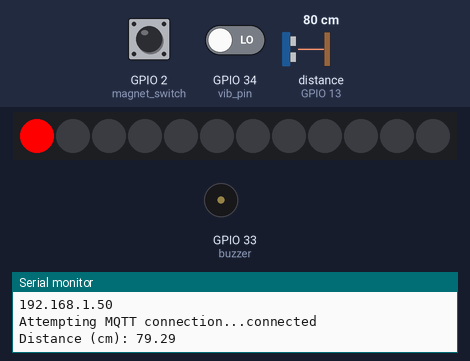
The sketch below on a simulated ESP32. On the bench: 12 RGB LEDs in strip order, left to right, buzzer (waves = sounding, pin HIGH), the last lines printed to the serial monitor. Wiring (inferred from the names in the program): ultrasonic range finder: trigger GPIO 12; echo GPIO 13. The inputs (shaded band) are chosen by the test bench; at power-on: distance to the obstacle (sensor on GPIO 13) 80 cm, GPIO 2 (magnet_switch) HIGH, GPIO 34 (vib_pin) LOW. The echo pulse lasts 58.3 µs per cm; WiFi joins after 1.5 s; servers stay silent unless stated; no MQTT or app messages arrive unless stated; pins used as bus, display or sensor lines are not drawn.

Above: at 2.28 s.
2.8 s: distance to the obstacle (sensor on GPIO 13) set to 2 cm
At 4.08 s:
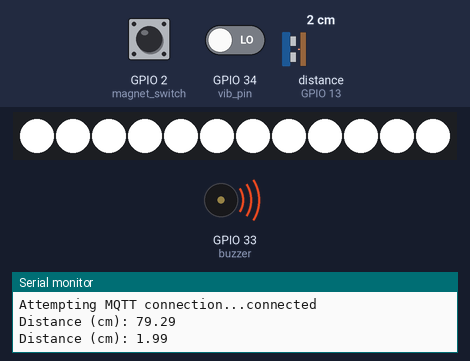
9.5 s: distance to the obstacle (sensor on GPIO 13) set to 250 cm
16.2 s: GPIO 2 (magnet_switch) pulled LOW for 2.8 s
At 19.13 s:
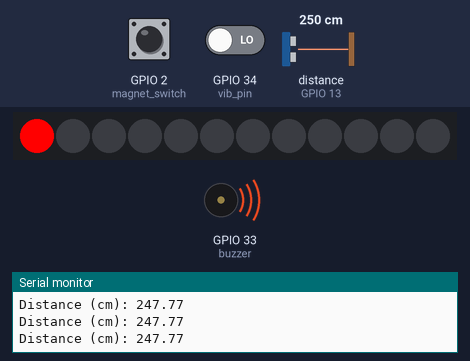
25.7 s: distance to the obstacle (sensor on GPIO 13) set to 4 cm
32.4 s: distance to the obstacle (sensor on GPIO 13) set to 299 cm
39.1 s: GPIO 2 (magnet_switch) pulled LOW for 2.8 s
Timing chart, 0 to 96.1 s (numbered marks = the images above; inputs shaded):
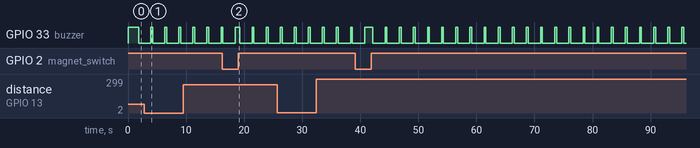

Measured:
- by itself, GPIO 33 (buzzer): repeats every 2.4 s: LOW 2.1 s, HIGH 0.32 s

The sketch:

topicctrlalarm.ino
```cpp
  #include <WiFi.h>
  #include <PubSubClient.h>
  #include <Wire.h>
  #include <Adafruit_NeoPixel.h>
  #define PIN_NEO_PIXEL 25  // The ESP32 pin GPIO16 connected to NeoPixel
  #define NUM_PIXELS 12     // The number of LEDs (pixels) on NeoPixel LED strip

  const int trigPin = 12;
  const int echoPin = 13;
  const int magnet_switch = 2;
  const int vib_pin=34;
  const int buzzer = 33;

  //define sound speed in cm/uS
  #define SOUND_SPEED 0.034
  #define CM_TO_INCH 0.393701

  long duration;
  float distanceCm;
  float distanceInch;
  int dooropen;
  Adafruit_NeoPixel NeoPixel(NUM_PIXELS, PIN_NEO_PIXEL, NEO_GRB + NEO_KHZ800);

  // Replace the next variables with your SSID/Password combination
  const char* ssid = "hau";
  const char* password = "Chonghau1";
  const char* mqtt_server = "192.168.20.235";

  WiFiClient espClient;
  PubSubClient client(espClient);
  long lastMsg = 0;
  char msg[50];
  int value = 0;
  char* doormsg;

  void alarm(){
    NeoPixel.clear();  // set all pixel colors to 'off'. It only takes effect if pixels.show() is called
    client.publish("TakeAPicture","saycheese!");

    // turn pixels to green one-by-one with delay between each pixel
    for (int i = 0; i < 4; i++){
      for (int pixel = 0; pixel < NUM_PIXELS; pixel++) {           // for each pixel
        NeoPixel.setPixelColor(pixel, NeoPixel.Color(255, 0, 0));  // it only takes effect if pixels.show() is called
        NeoPixel.show();                                           // update to the NeoPixel Led Strip
        delay(20);  // 500ms pause between each pixel
      }
      NeoPixel.clear();
      NeoPixel.show();
      digitalWrite(buzzer, LOW);
      delay(50);

      for (int pixel = 0; pixel < NUM_PIXELS; pixel++) {           // for each pixel
        NeoPixel.setPixelColor(pixel, NeoPixel.Color(0, 0, 255));  // it only takes effect if pixels.show() is called
        NeoPixel.show();                                           // update to the NeoPixel Led Strip
        delay(20);  // 500ms pause between each pixel
      }
      NeoPixel.clear();
      NeoPixel.show();
      digitalWrite(buzzer, LOW);
      delay(50);
    }
    digitalWrite(buzzer, HIGH);
    for (int pixel = 0; pixel < NUM_PIXELS; pixel++) {           // for each pixel
      NeoPixel.setPixelColor(pixel, NeoPixel.Color(255, 255, 255));  // it only takes effect if pixels.show() is called
    }
    NeoPixel.show();
    delay(50);

  }

  void setup_wifi() {
    delay(10);
    // We start by connecting to a WiFi network
    Serial.println();
    Serial.print("Connecting to ");
    Serial.println(ssid);

    WiFi.begin(ssid, password);

    while (WiFi.status() != WL_CONNECTED) {
      delay(500);
      Serial.print(".");
    }

    Serial.println("");
    Serial.println("WiFi connected");
    Serial.println("IP address: ");
    Serial.println(WiFi.localIP());
  }

  void callback(char* topic, byte* message, unsigned int length) {
    Serial.println(topic);
    String messageTemp;

    for (int i = 0; i < length; i++) {
      Serial.print((char)message[i]);
      messageTemp += (char)message[i];
    }
    Serial.println();

  }

  void reconnect() {
    // Loop until we're reconnected
    while (!client.connected()) {
      Serial.print("Attempting MQTT connection...");
      // Attempt to connect
      if (client.connect("ESP8266Client")) {
        Serial.println("connected");
      } else {
        Serial.print("failed, rc=");
        Serial.print(client.state());
        Serial.println(" try again in 5 seconds");
        // Wait 5 seconds before retrying
        delay(5000);
      }
    }
  }

  void setup() {
    Serial.begin(115200); // Starts the serial communication
    pinMode(trigPin, OUTPUT); // Sets the trigPin as an Output
    pinMode(echoPin, INPUT); // Sets the echoPin as an Input
    pinMode(magnet_switch, INPUT_PULLUP);
    pinMode(vib_pin,INPUT);
    pinMode(buzzer, OUTPUT);
    NeoPixel.begin();  // initialize NeoPixel strip object (REQUIRED)
    NeoPixel.clear();
    for (int pixel = 0; pixel < NUM_PIXELS; pixel++) {           // for each pixel
      NeoPixel.setPixelColor(pixel, NeoPixel.Color(255, 255, 255));  // it only takes effect if pixels.show() is called
    }
    digitalWrite(buzzer, HIGH);
    NeoPixel.show();
    setup_wifi();
    client.setServer(mqtt_server, 1883);
    client.setCallback(callback);
  }

  void loop() {
    if (!client.connected()) {
      reconnect();
    }
    client.loop();

    // Clears the trigPin
    digitalWrite(trigPin, LOW);
    delayMicroseconds(2);
    // Sets the trigPin on HIGH state for 10 micro seconds
    digitalWrite(trigPin, HIGH);
    delayMicroseconds(10);
    digitalWrite(trigPin, LOW);

    // Reads the echoPin, returns the sound wave travel time in microseconds
    duration = pulseIn(echoPin, HIGH);

    // Calculate the distance
    distanceCm = duration * SOUND_SPEED/2;

    // Prints the distance in the Serial Monitor
    Serial.print("Distance (cm): ");
    Serial.println(distanceCm);

    if (digitalRead(magnet_switch) == LOW) {
      //Serial.println("Door intact.");
      doormsg = "intact";
    }
    else {
      //Serial.println("Door breached!");
      doormsg = "breached";
    }

    int val;
    char* windowmsg;
    val=digitalRead(vib_pin);
    //Serial.println(val);

    if (val == 1) {
      windowmsg = "breached";
    }
    else {
      windowmsg = "intact";
    }

    // sound the alarm
    if (doormsg == "breached"){
      alarm();
    }
    if (windowmsg == "breached"){
      alarm();
    }
    if ((distanceCm > 0) && (distanceCm < 10)){
      alarm();
    }


    delayMicroseconds(15);
    long now = millis();

    if (now - lastMsg > 100) {
      lastMsg = now;

      client.publish("esp32/door", doormsg);

      char disString[8];
      dtostrf(distanceCm, 1, 2, disString);
      client.publish("esp32/distance", disString);

      client.publish("esp32/window", windowmsg);
    }
  }
```
